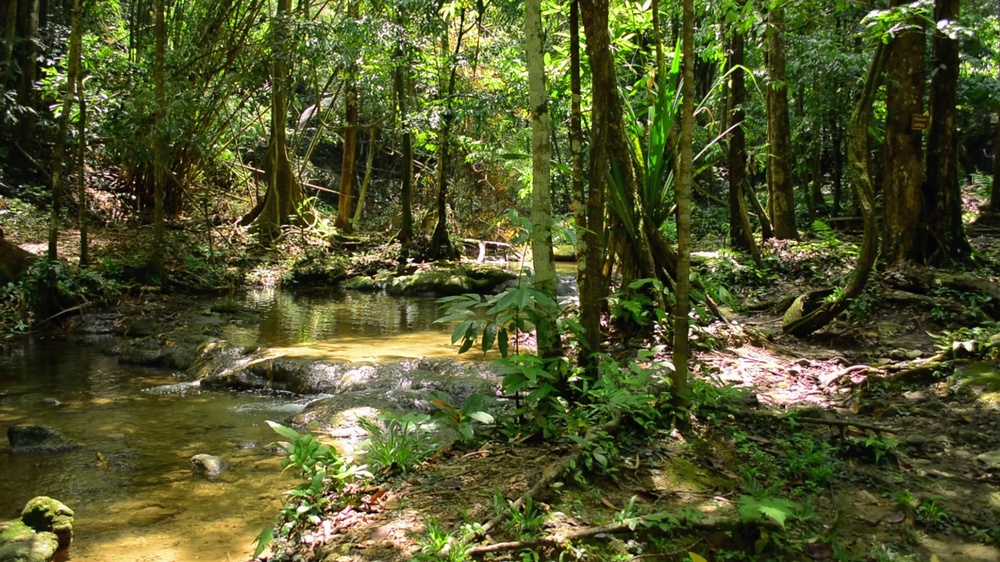
#> input picture Assignment2/1.jpg, 1000 x 562 px, shrunk from 1920 x 1080 before the run
$ python Assignment_2_Q3a.py
#> lines starting #> are read from the running program, lines starting #| are printed output that depends on the picture
#> further down, img1 is the input picture: shape (562, 1000, 3); mean B, G, R 42.6, 84.3, 79.8
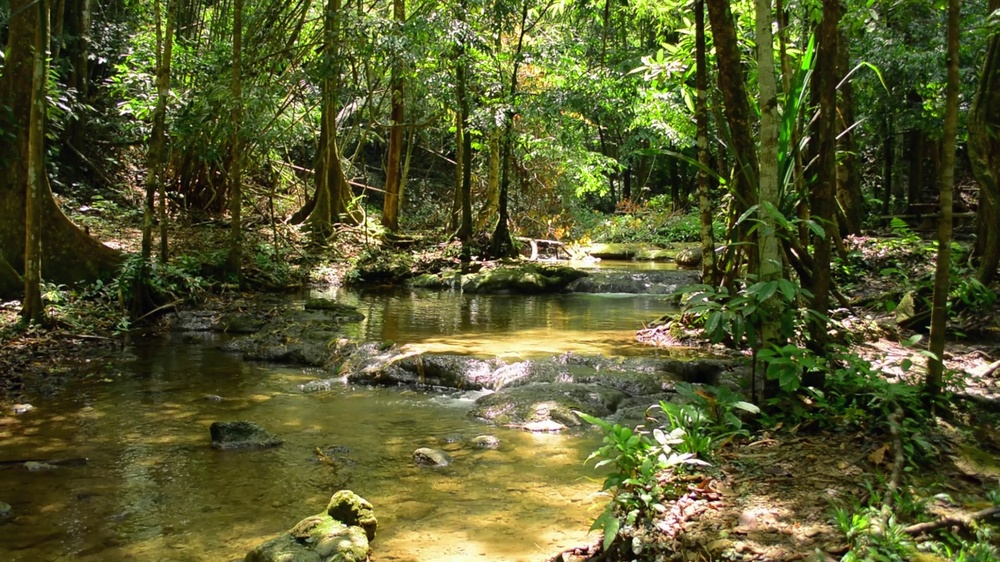
#> input picture Assignment2/2.jpg, 1000 x 562 px, shrunk from 1920 x 1080 before the run
#> further down, img2 is the input picture: shape (562, 1000, 3); mean B, G, R 45.2, 89.3, 86.2
import cv2
import numpy as np

def feature_matching(img1, img2):
    # Convert images to grayscale
    gray1 = cv2.cvtColor(img1, cv2.COLOR_BGR2GRAY)
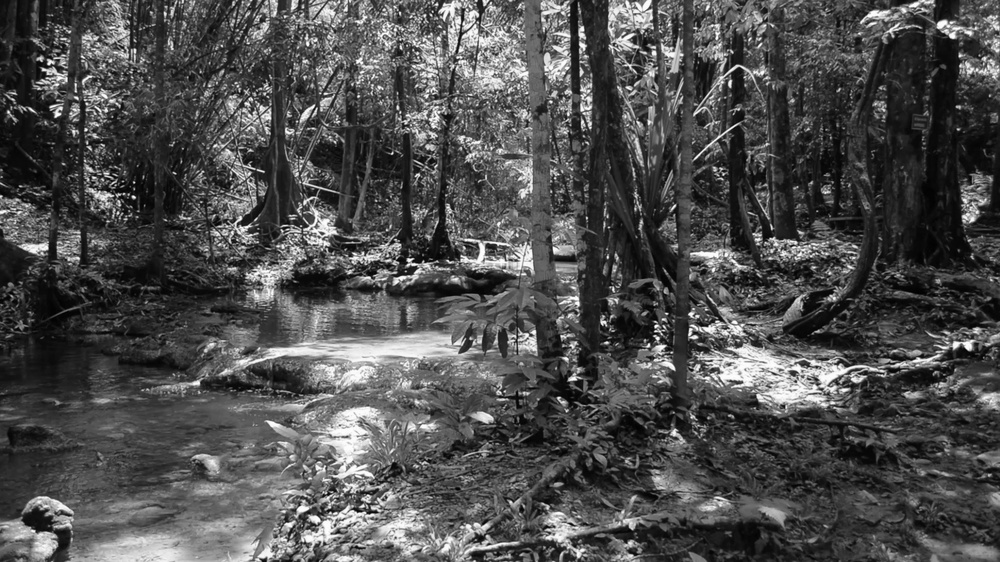
#> gray1: shape (562, 1000); min 0, max 255, mean 78.2
    gray2 = cv2.cvtColor(img2, cv2.COLOR_BGR2GRAY)
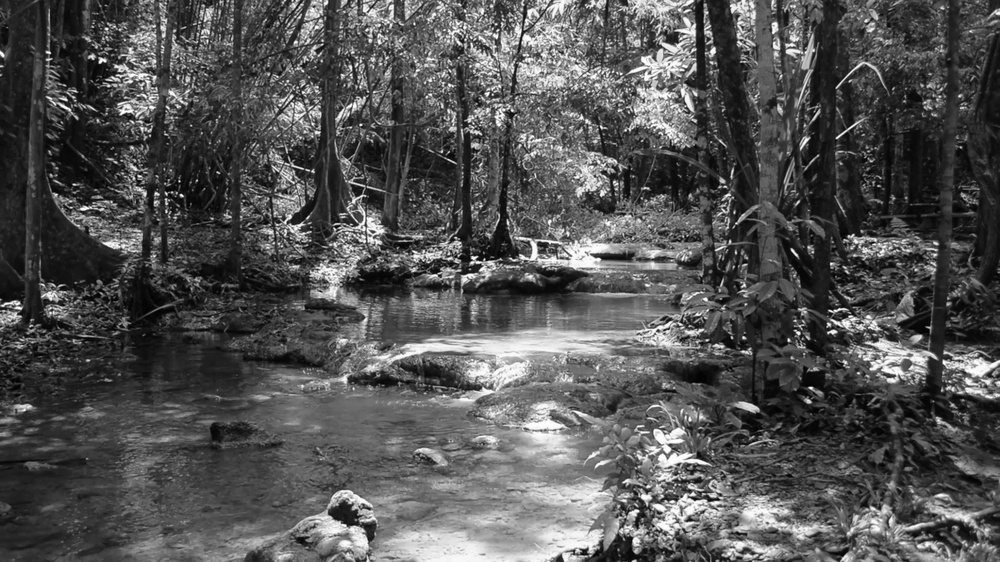
#> gray2: shape (562, 1000); min 0, max 255, mean 83.3

    # Initialize SIFT detector
    sift = cv2.SIFT_create()

    # Detect keypoints and compute descriptors
    kp1, des1 = sift.detectAndCompute(gray1, None)
#> kp1 = 9599 keypoints; strongest (x, y, size): (134, 197, 2.5), (86, 130, 2.2), (968, 345, 6.2), (656, 326, 2.1)
    kp2, des2 = sift.detectAndCompute(gray2, None)
#> kp2 = 8848 keypoints; strongest (x, y, size): (181, 195, 2.4), (811, 388, 2.3), (789, 340, 2.2), (792, 250, 2.4)

    # Initialize brute-force matcher
    bf = cv2.BFMatcher()

    # Match descriptors
    matches = bf.knnMatch(des1, des2, k=2)
#> matches = 9599 matches

    # Apply ratio test
    good_matches = []
    for m, n in matches:
        if m.distance < 0.75 * n.distance:
            good_matches.append(m)
#> after the loop, good_matches = 202 matches

    # Draw matches
    img_matches = cv2.drawMatches(img1, kp1, img2, kp2, good_matches, None, flags=cv2.DrawMatchesFlags_NOT_DRAW_SINGLE_POINTS)
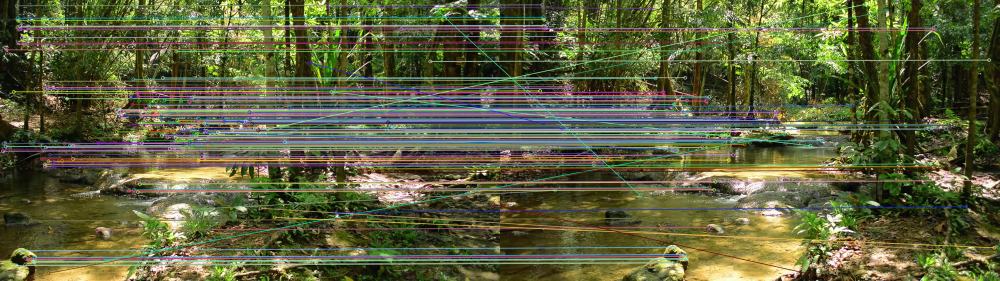
#> img_matches: shape (562, 2000, 3) (shown at 1/2 size); mean B, G, R 61.4, 97, 94

    return img_matches

if __name__ == "__main__":
    # Load two images
    img1 = cv2.imread('1.jpg')  # Replace 'image1.jpg' with the path to your first image
    img2 = cv2.imread('2.jpg')  # Replace 'image2.jpg' with the path to your second image

    # Perform feature matching
    matched_img = feature_matching(img1, img2)

    # Display the matched image
    cv2.imshow('Feature Matching', matched_img)
    cv2.waitKey(0)
    cv2.destroyAllWindows()
